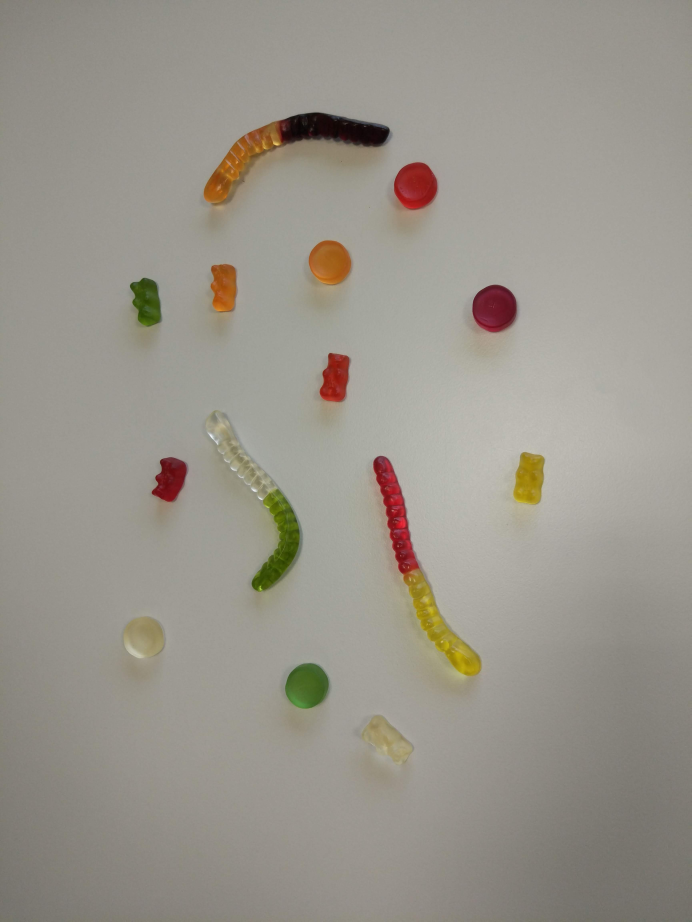
#> input picture train/img_000.jpg, 3456 x 4608 px (shown at 1/5 size)
$ python -i counting.py   (imports and definitions only)
#> lines starting #> are read from the running program, lines starting #| are printed output that depends on the picture; after the words box and inside, x2 and y2 are one past the last pixel; in counts of white or black regions, pixels touching at a corner belong together
#> further down, picture is the input picture: shape (4608, 3456, 3); mean B, G, R 140, 149.2, 153.8
import cv2
import numpy as np
from scripts.processing import *
from scripts.detection import *
from scripts.color_masks import *
from scripts.detect_white import white


def counting_gummies(img):
    img = cv2.resize(img, (0, 0), fx=0.19, fy=0.19, interpolation=4)
    gray = cv2.cvtColor(img, cv2.IMREAD_GRAYSCALE)

    edges = cv2.Canny(gray, 45, 222)
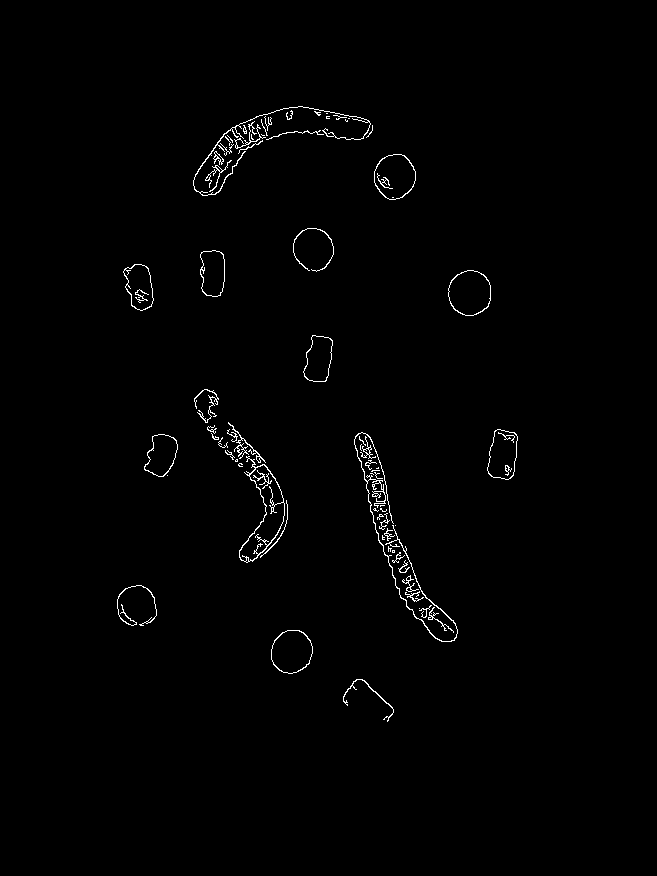
#> edges: shape (876, 657); 0.95% white in thin lines or dots, all inside (x1, y1, x2, y2) = (117, 106, 518, 722)

    kernel = np.ones((6, 6), np.uint8)
    img_dilation = cv2.dilate(edges, kernel, iterations=1)
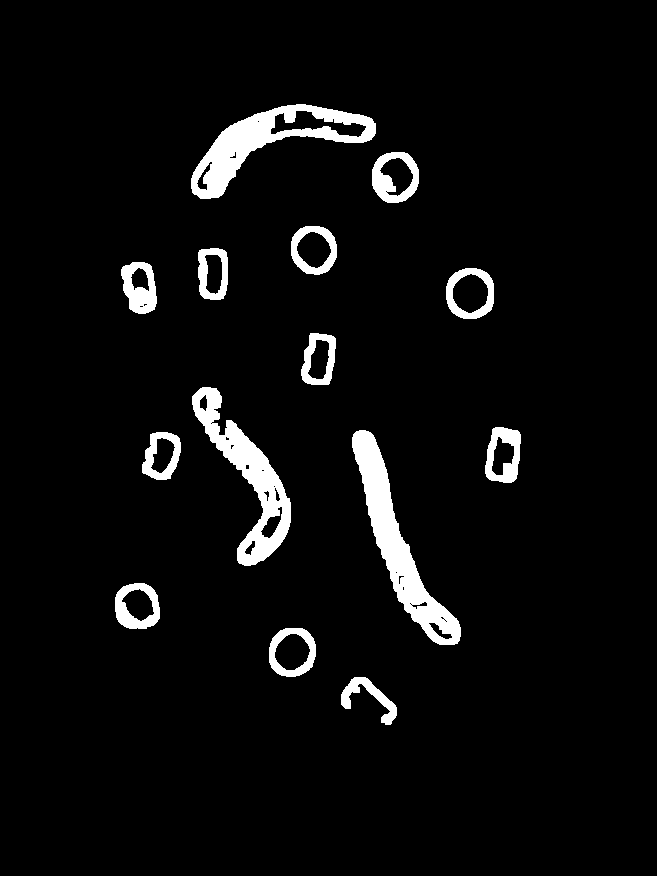
#> img_dilation: shape (876, 657); 4.9% white; 14 white regions, largest, box (x1, y1, x2, y2) and area: (352, 430, 461, 645) 6131, (191, 104, 376, 199) 5445, (192, 387, 291, 566) 5226
    img_erode = cv2.erode(img_dilation, kernel, iterations=1)
#> img_erode: shape (876, 657); 2.1% white; 14 white regions, largest, box (x1, y1, x2, y2) and area: (355, 433, 459, 643) 3921, (194, 107, 374, 197) 2880, (195, 390, 289, 564) 2547
    img_erode = cv2.blur(img_erode, (6, 6))

    ret, labels = cv2.connectedComponents(img_erode)
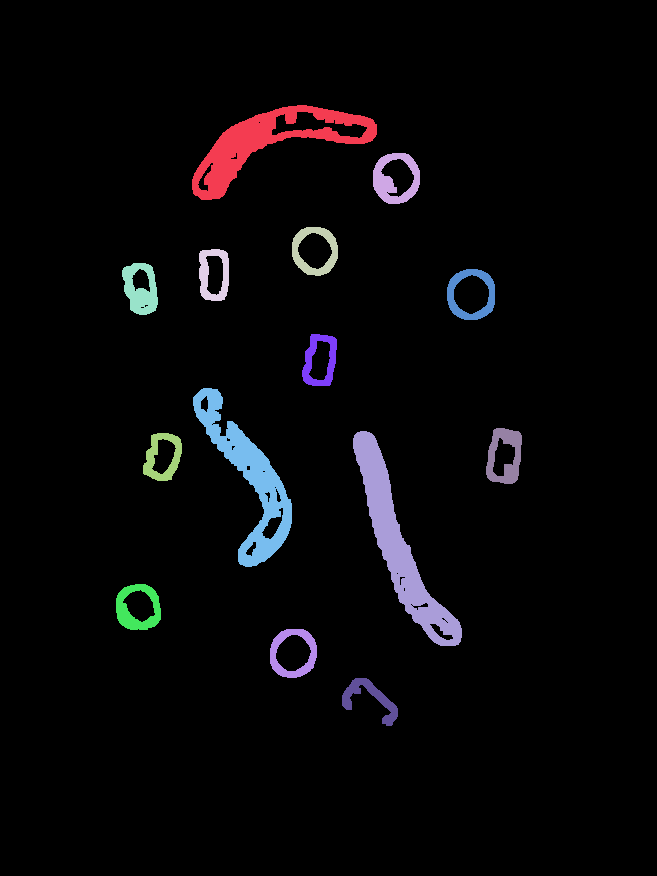
#> labels: shape (876, 657) int32; 15 distinct labels, from 0 to 14; one colour per label, 0 black
#> ret = 15
    label_hue = np.uint8(179 * labels / np.max(labels))
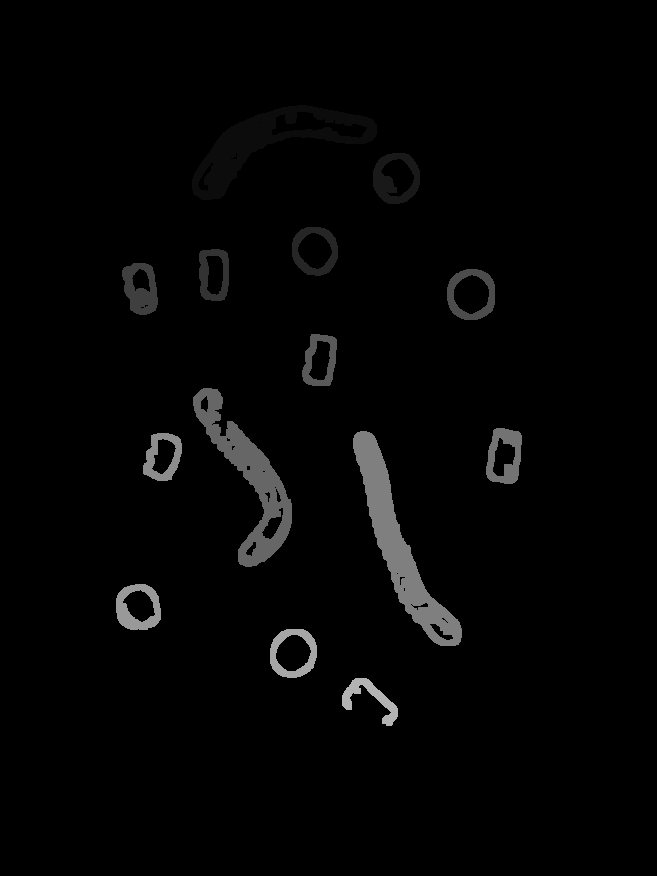
#> label_hue: shape (876, 657); min 0, max 179, mean 4.3
    blank_ch = 255 * np.ones_like(label_hue)
    labeled_img = cv2.merge([label_hue, blank_ch, blank_ch])
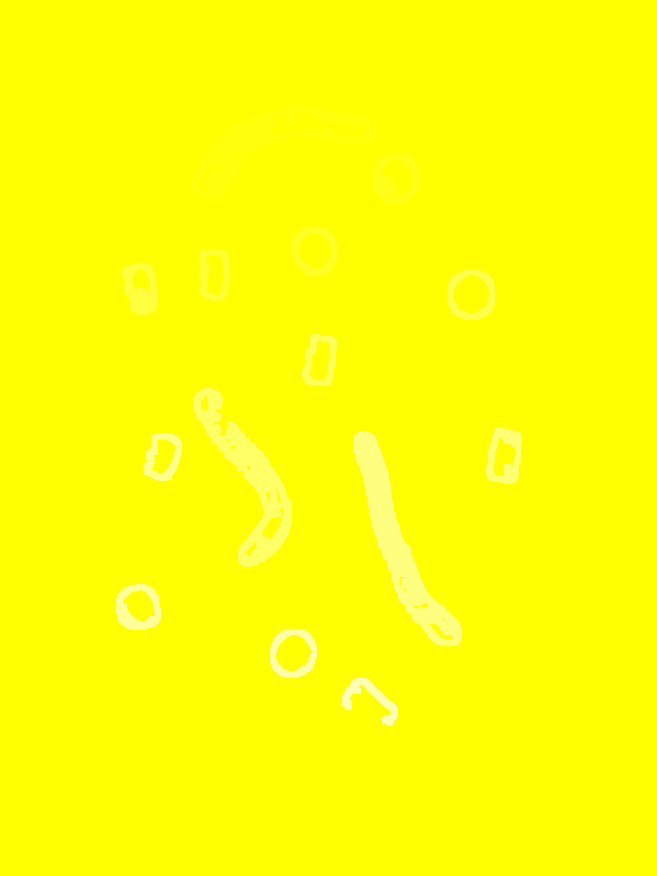
#> labeled_img: shape (876, 657, 3); mean of channels 0, 1, 2 4.3, 255, 255; drawn as B, G, R
    labeled_img = cv2.cvtColor(labeled_img, cv2.COLOR_HSV2BGR)
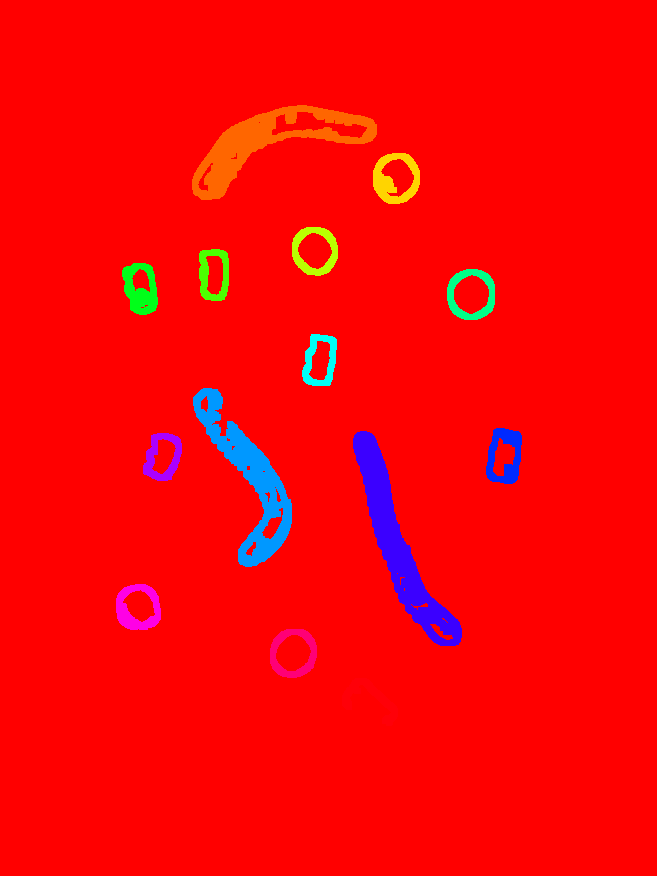
#> labeled_img: shape (876, 657, 3); mean B, G, R 7.3, 5.1, 248.2
    labeled_img[label_hue == 0] = 0
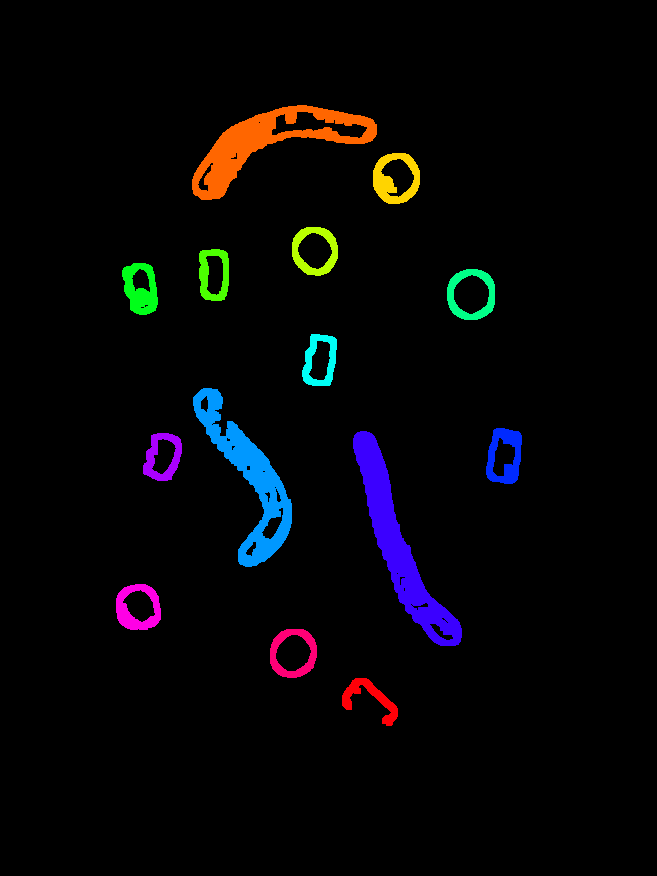
#> labeled_img: shape (876, 657, 3); mean B, G, R 7.3, 5.1, 5.6

    cv2.imshow('p', labeled_img)
    cv2.waitKey(0)

    return ret - 1


# [33 lines left out: function present_result, not called in this run]

>>> import cv2
>>> picture = cv2.imread('../train/img_000.jpg')
>>> result = counting_gummies(picture)
#> result = 14

$ run again, on train/img_001.jpg
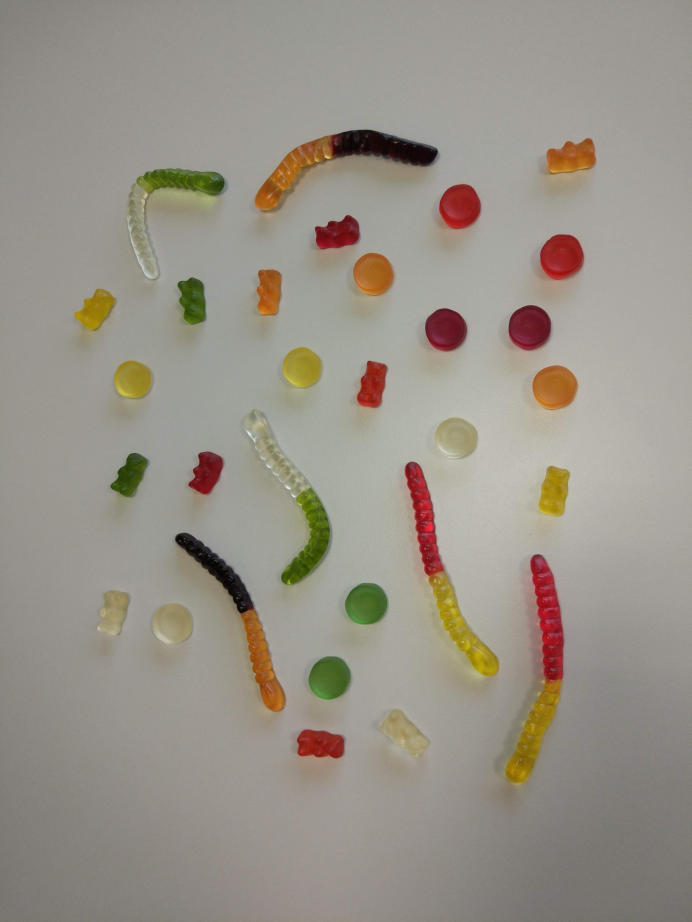
#> input picture train/img_001.jpg, 3456 x 4608 px (shown at 1/5 size)
#> picture is the input picture: shape (4608, 3456, 3); mean B, G, R 137, 147.2, 153.3
#> edges: shape (876, 657); 1.7% white in thin lines or dots, all inside (x1, y1, x2, y2) = (70, 123, 567, 746)
#> img_dilation: shape (876, 657); 9.2% white; 30 white regions, largest, box (x1, y1, x2, y2) and area: (382, 436, 478, 646) 5495, (477, 524, 539, 749) 5417, (240, 121, 422, 206) 5122
#> in counting_gummies, `ret, labels = cv2.connectedComponents(img_erode)`:
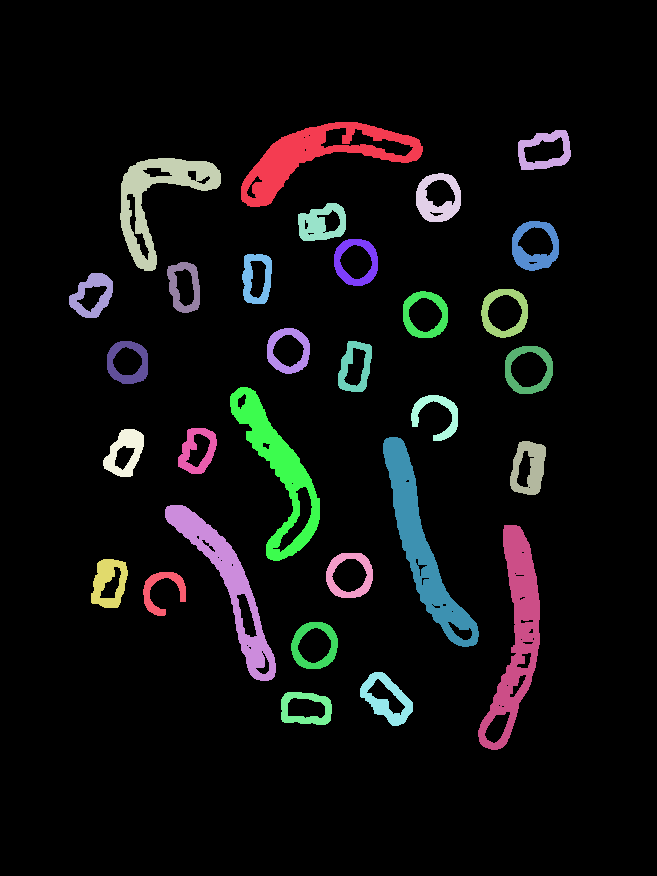
#> labels: shape (876, 657) int32; 31 distinct labels, from 0 to 30; one colour per label, 0 black
#> ret = 31
#> in counting_gummies, `labeled_img[label_hue == 0] = 0`:
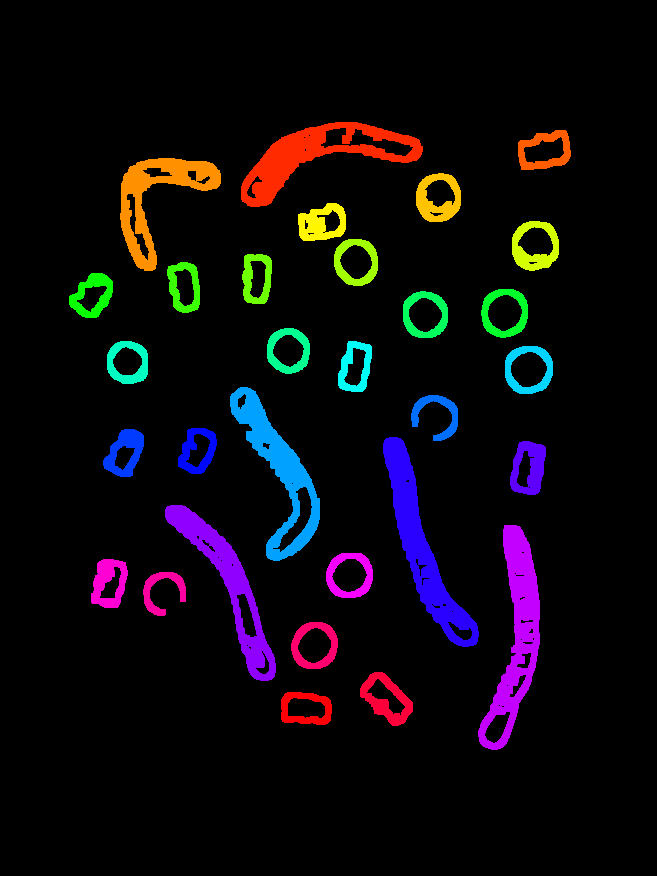
#> labeled_img: shape (876, 657, 3); mean B, G, R 13.5, 8.6, 12.6
#> result = 30

$ run again, on train/img_002.jpg
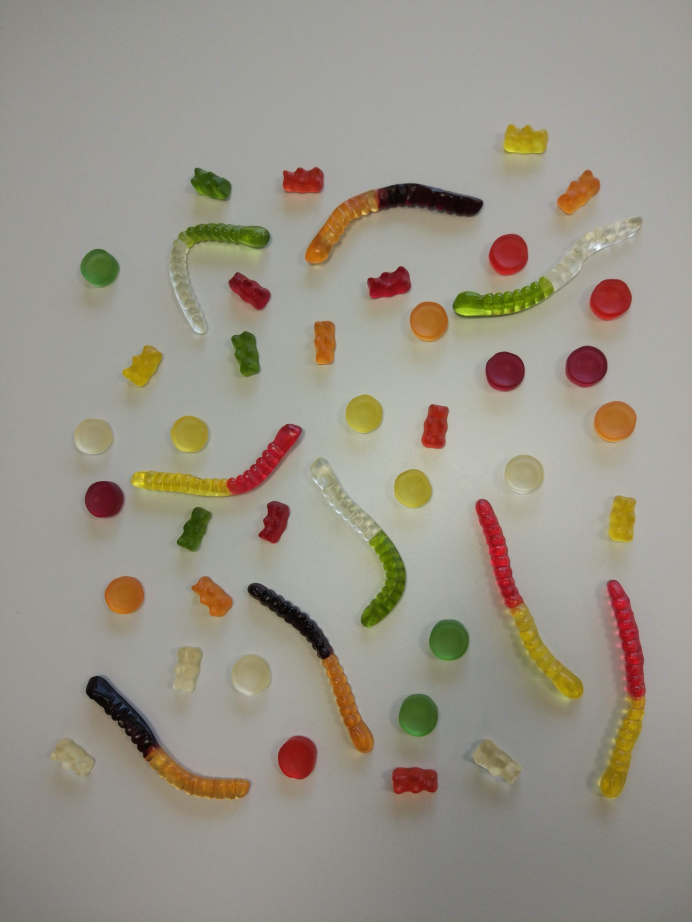
#> input picture train/img_002.jpg, 3456 x 4608 px (shown at 1/5 size)
#> picture is the input picture: shape (4608, 3456, 3); mean B, G, R 136.5, 148.1, 154
#> edges: shape (876, 657); 2.6% white in thin lines or dots, all inside (x1, y1, x2, y2) = (47, 118, 614, 760)
#> img_dilation: shape (876, 657); 13.4% white; 44 white regions, largest, box (x1, y1, x2, y2) and area: (387, 204, 614, 329) 6297, (565, 549, 617, 762) 5188, (449, 472, 558, 667) 4993
#> in counting_gummies, `ret, labels = cv2.connectedComponents(img_erode)`:
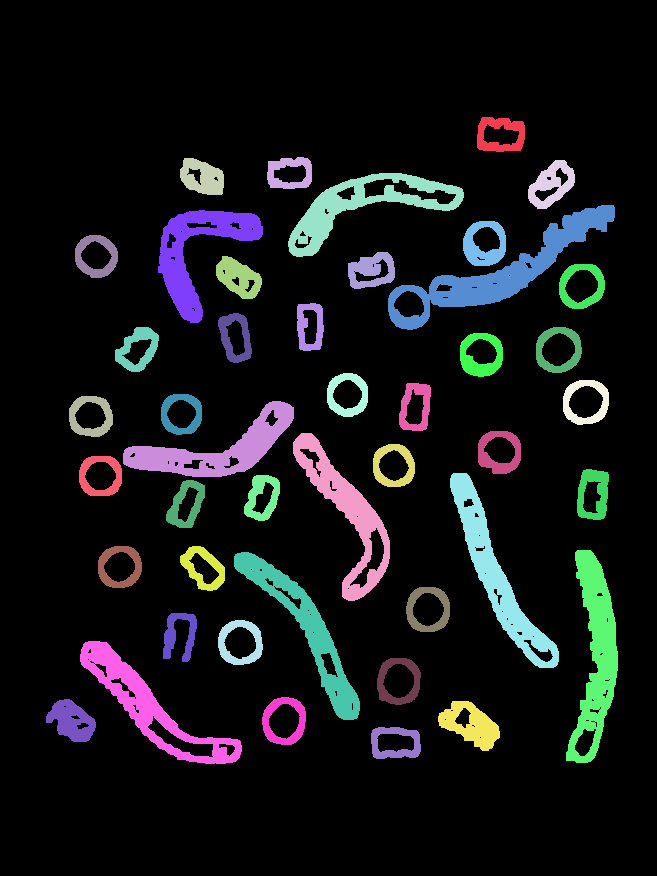
#> labels: shape (876, 657) int32; 45 distinct labels, from 0 to 44; one colour per label, 0 black
#> ret = 45
#> in counting_gummies, `labeled_img[label_hue == 0] = 0`:
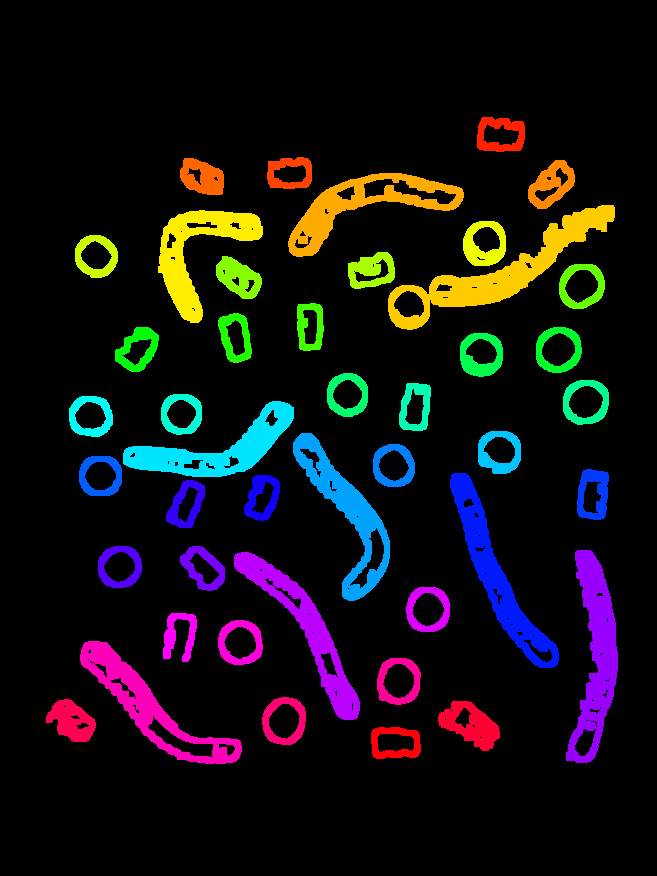
#> labeled_img: shape (876, 657, 3); mean B, G, R 18.7, 16.2, 19.2
#> result = 44

$ run again, on train/img_003.jpg
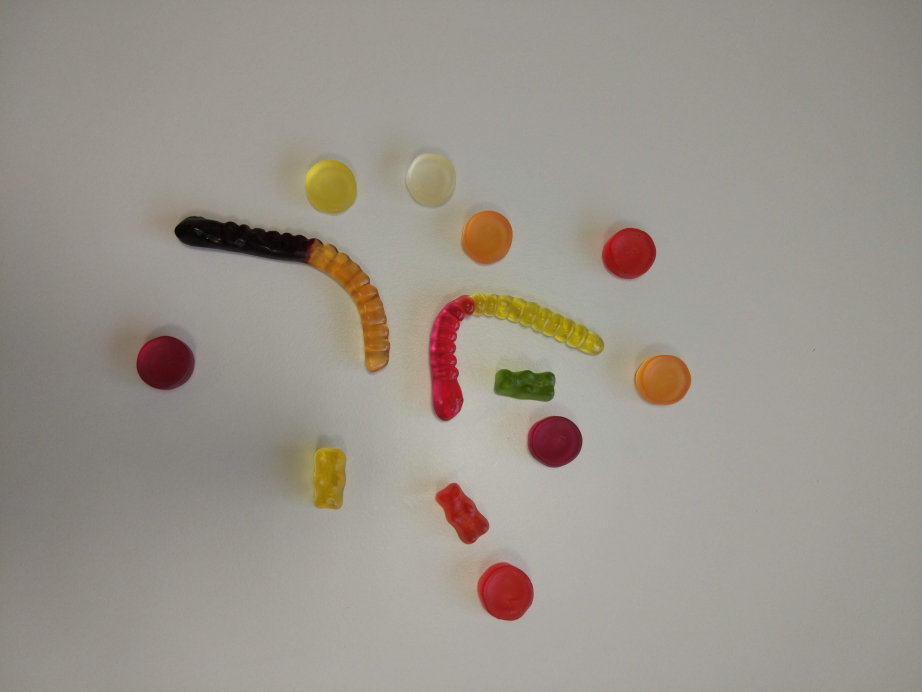
#> input picture train/img_003.jpg, 4608 x 3456 px (shown at 1/5 size)
#> picture is the input picture: shape (3456, 4608, 3); mean B, G, R 139.9, 148.4, 154.9
#> edges: shape (657, 876); 0.8% white in thin lines or dots, all inside (x1, y1, x2, y2) = (129, 145, 775, 590)
#> img_dilation: shape (657, 876); 4.7% white; 15 white regions, largest, box (x1, y1, x2, y2) and area: (405, 276, 577, 404) 6825, (163, 203, 374, 357) 6321, (600, 334, 660, 388) 1385
#> labels: shape (657, 876) int32; 16 distinct labels, from 0 to 15
#> ret = 16
#> in counting_gummies, `labeled_img[label_hue == 0] = 0`:
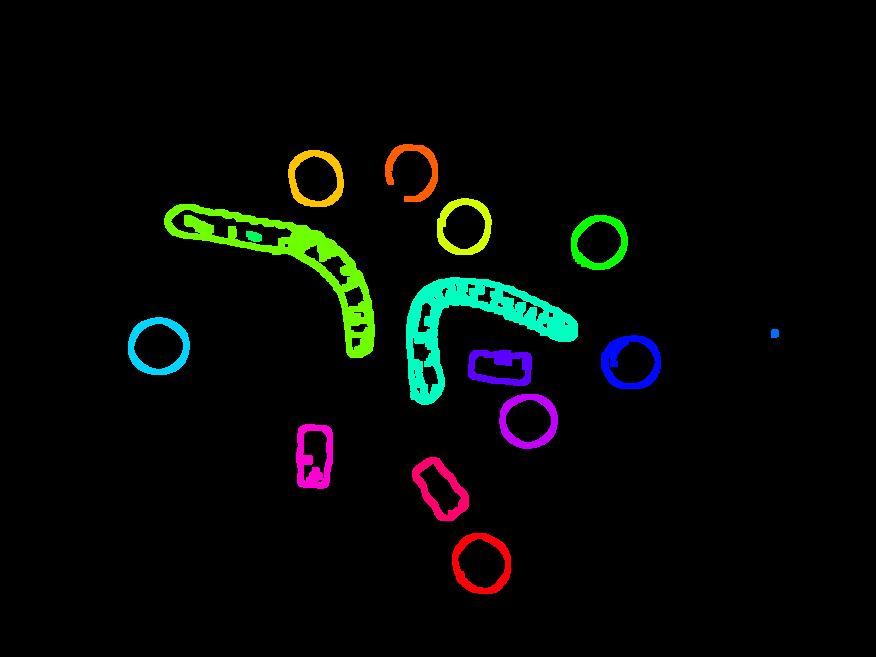
#> labeled_img: shape (657, 876, 3); mean B, G, R 5.4, 8, 5
#> result = 15
